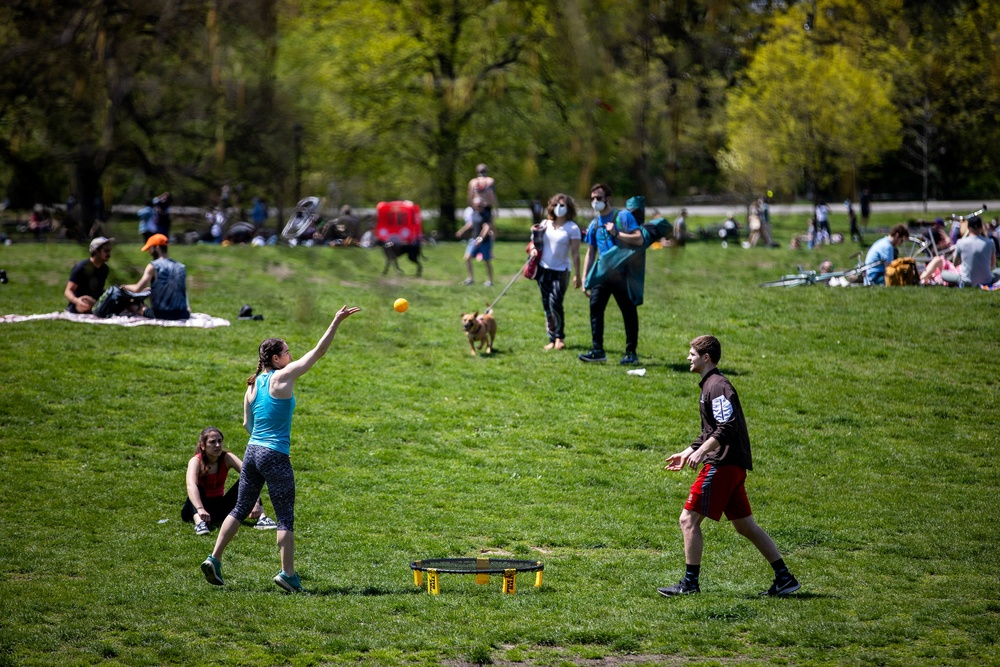
#> input picture Alexandra-Park.jpg, 1000 x 667 px, shrunk from 2048 x 1365 before the run
$ python 'Recognize Human.py'
#> lines starting #> are read from the running program, lines starting #| are printed output that depends on the picture; after the words box and inside, x2 and y2 are one past the last pixel; in counts of white or black regions, pixels touching at a corner belong together
import cv2

# import required libraries
import cv2

# Reading the Image
image = cv2.imread('Alexandra-Park.jpg')
#> image is the input picture: shape (667, 1000, 3); mean B, G, R 42.6, 92, 80.4

# initialize the HOG descriptor
hog = cv2.HOGDescriptor()
hog.setSVMDetector(cv2.HOGDescriptor_getDefaultPeopleDetector())

# detect humans in input image
(humans, _) = hog.detectMultiScale(image, winStride=(10, 10),
padding=(32, 32), scale=1.1)
#> humans = [[512, 180, 94, 188]]

# getting no. of human detected
print('Human Detected : ', len(humans))
#| Human Detected :  1

# loop over all detected humans
for (x, y, w, h) in humans:
   pad_w, pad_h = int(0.15 * w), int(0.01 * h)
   cv2.rectangle(image, (x + pad_w, y + pad_h), (x + w - pad_w, y + h - pad_h), (0, 255, 0), 2)
#> this loop made 1 pass
#> (x, y, w, h, pad_w, pad_h) on pass 1: (512, 180, 94, 188, 14, 1)
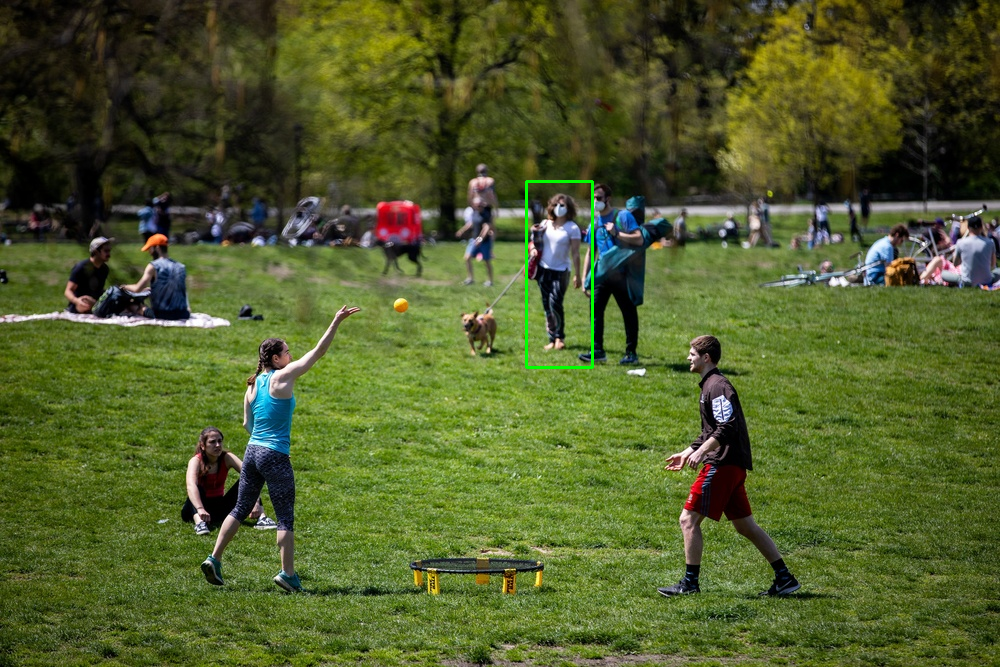
#> image: shape (667, 1000, 3); 0.23% of pixels changed, all inside (x1, y1, x2, y2) = (525, 180, 594, 369)

# display the output image
cv2.imshow("Image", image)
cv2.waitKey(0)
cv2.destroyAllWindows()
